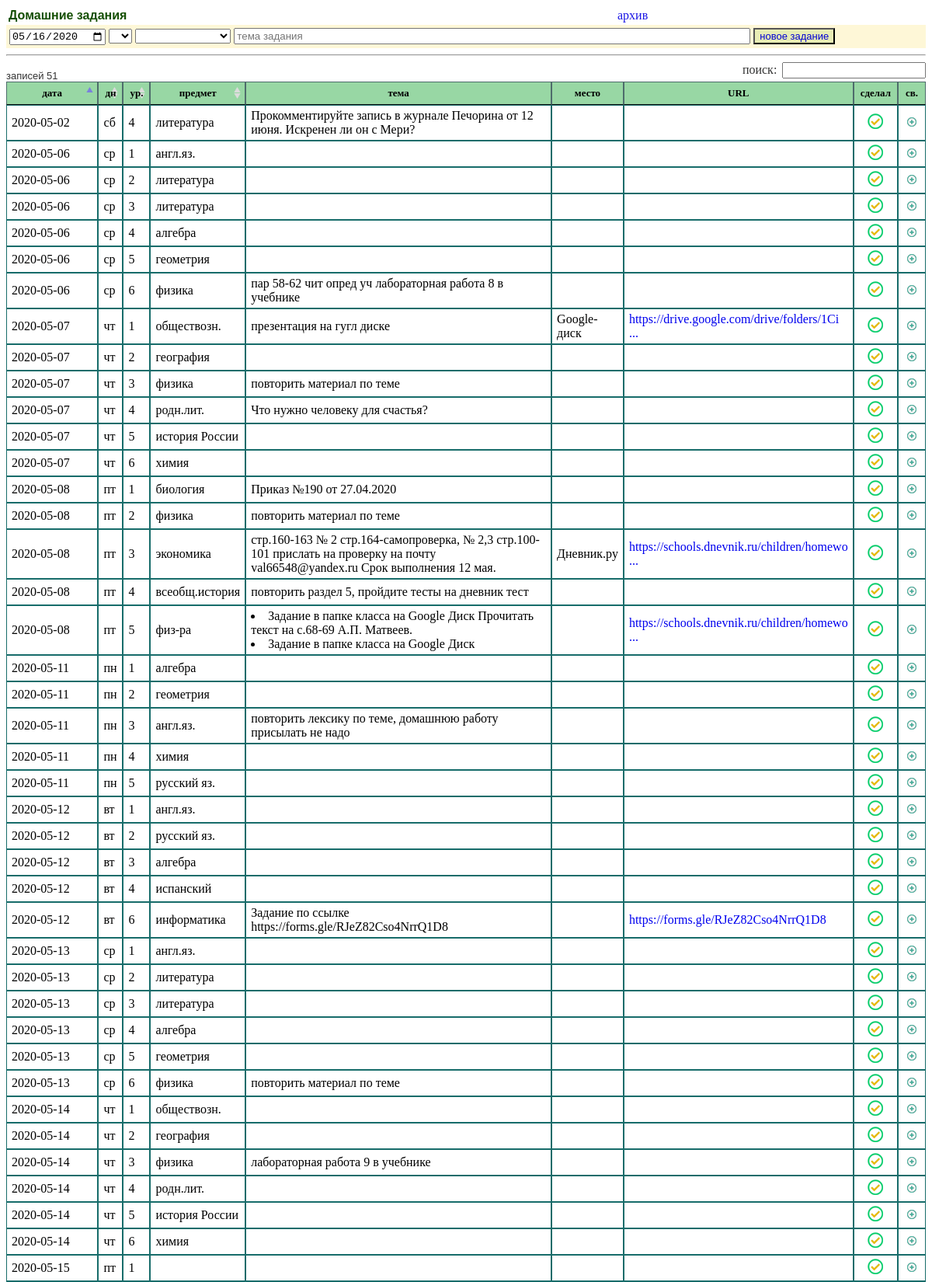
The page / (upper part) on the database its author committed.
### tables this page shows
CREATE TABLE IF NOT EXISTS `dzs` (
  `id` int(11)  PRIMARY KEY AUTO_INCREMENT NOT NULL COMMENT 'индекс',
  `dat` datetime NOT NULL COMMENT 'дата и время сдачи',
  `urok` int(11) DEFAULT NULL COMMENT 'номер урока',
  `predmet` varchar(255) DEFAULT NULL COMMENT 'предмет',
  `subj` text COMMENT 'тема задания',
  `mesto` varchar(255) DEFAULT NULL COMMENT 'место, где размещено',
  `url` varchar(255) DEFAULT NULL COMMENT 'ссылка на ресурс',
  `sdelano` datetime DEFAULT NULL COMMENT 'дата, когда выполнено',
  `wdat` timestamp NULL DEFAULT CURRENT_TIMESTAMP COMMENT 'время создания записи'
) DEFAULT CHARSET=utf8 COMMENT='домашние задания';

### index.php (the view, shortened to what this page needs)
<?php
$dat = getVal("SELECT MAX(DATE_FORMAT(dat, '%Y-%m-%d')) FROM dzs WHERE sdelano IS NULL");
$str = makeNewForm($dat);
echo <<<_EOF
<table width="100%" border="0">
<tr>
<td width="50%" class="showdocnote"><b>Домашние задания</b></td>
<td align="right"><a href="arhiv.php" class="godoc">архив</a></td>
<td width="30%">&nbsp;</td>
</tr>
</table>
$str
<hr>
<table width="100%" class="spis" id="myTable">
<thead><tr>
 <th class='spis' width='10%'>дата</th>
 <th class='spis' width='2%'>дн</th>
 <th class='spis' width='2%'>ур.</th>
 <th class='spis' width='8%'>предмет</th>
 <th class='spis'>тема</th>
 <th class='spis' width="7%">место</th>
 <th class="spis" width="23%">URL</th>
 <th class="spis" width="18px">сделал</th>
 <th class="spis" width="18px">св.</th>
</tr></thead>
<tbody class="hightlight">
_EOF;
$sql = "SELECT id,dat,DAYOFWEEK(dat),urok,predmet,subj,mesto,url, TIMESTAMPDIFF(MINUTE, wdat, NOW())
        FROM dzs
        WHERE sdelano IS NULL
        ORDER BY dat,urok,wdat";
$res = queryDb($sql);
$wd =  array("", "вс","пн","вт","ср","чт","пт","сб");
while(list($id,$dat,$w,$urok,$predmet,$subj,$mesto,$url,$elapse) = fetchRow($res)) {
  $isEdt = ($elapse < 30);
  if($isEdt) {
    $cle ='edt';
    $clep='edtp';
    $clem='edtm';
  } else {
    $cle ='';
    $clep='';
    $clem='';
  }
  echo "<tr class='spis'>";
  $sdat = dattimtrim($dat);
  if(!$isEdt) {
    $sdat = $sdat . '<span class="white">' . $urok . '</span>';
  }
  $dd = $wd[$w];
  echo "<td class='$cle spis' id='D$id'>$sdat</td>";
  echo "<td class='spis'>$dd</td>";
  echo "<td class='$cle spis' id='N$id'>$urok</td>";
  echo "<td class='$clep spis' id='P$id'>$predmet</td>\n";
  echo "<td class='$cle spis' id='S$id'>$subj</td>\n";
  echo "<td class='$clem spis' id='M$id'>$mesto</td>";
  $goto = '';
  if(!empty($url)) {
    if(!$isEdt) {
      $surl = substr($url,0,42) . (strlen($url) > 42? ' ...': '');
      $url="<a href='$url' target='_blank' class='nounderline'>$surl</a>";
    } else {
      $goto = "<a href='$url' target='_blank' class='nounderline'>|&gt;</a>";
    }
  }
  echo "<td class='$cle spis' id='U$id'>$url</td>";
  $sdelal = "<a href='dzsave.php?sdelalId=$id' onclick='return confirm(\"Сделал задание?\")' title='сделал задание'><img src='img/sdel.png' alt='сделал'></a>";
  echo "<td class='spis' align='center'>$goto $sdelal</td>";
  if($isEdt) {
    $delog = "<a href='dzsave.php?delRec=$id' onclick='return confirm(\"Удалить задание?\")' title='удалить'><img src='img/doc_del.png' alt='удалить'></a>";
  } else {
    $delog = "<a href='dzsave.php?updWdat=$id' onclick='return confirm(\"Оживить задание?\")' title='оживить'><img src='img/doc_plus.png' alt='оживить'></a>";
  }
  echo "<td class='spis' align='center'>$delog</td>";
  echo "</tr>\n";
}
echo '</tbody></table>';
function makeNewForm($dat)
{
  $spredmet = "<select size=1 name='f_predmet' title='предмет'>";
  $rst = queryDb("SELECT nam FROM predmets ORDER BY nam");
  while(list($fnam)=fetchRow($rst)) {
    $spredmet .= "<option value='$fnam'>$fnam</option>";
  }
  $spredmet .= "</select>";
  $surok = <<<_EOF
  <select size=1 name='f_urok' title='урок'>
  <option value=''> </option>
  <option value='1'>1</option>
  <option value='2'>2</option>
  <option value='3'>3</option>
  <option value='4'>4</option>
  <option value='5'>5</option>
  <option value='6'>6</option>
  <</select>
_EOF;
  $frm = <<<_EOF
<div class="inputnew">
  <form action="dzsave.php" method="post">
  <input type="hidden" name="newrecord" value="1">
  <input type="date" name="f_dat" value="$dat">
  $surok
  $spredmet
  <input type="text" name="f_subj" size="80" placeholder="тема задания">
  <input type="submit" value="новое задание" class="info">
  </form>
</div>
_EOF;
  return $frm;
}

### css/style.css (style rules this page uses)
table.spis { border-collapse: collapse; }
th.spis { border:1px solid #4e6c6b; padding: 4px; background-color: #98d7a4; font-size: small; }
tr.spis { border:1px solid #176c6a; padding: 4px; }
td.spis { border:1px solid #176c6a; padding: 4px; }
.info { font-family: "Calibri", sans-serif; font-size: small; color: #0000d3; background-color: #e8edb5; }
.nounderline { text-decoration: none; }
.showdocnote { font-family: Calibri, sans-serif; font-size: medium; color: #144f03; }
.inputnew { background: #fef7d7; padding: 4px; }
a.godoc { text-decoration: none; color: #1a15e5; }

### rows shown on the page
dzs: dat "2020-05-02", dd "сб", urok "4", predmet "литература", subj "Прокомментируйте запись в журнале Печорина от 12 июня. Искренен ли он с Мери?"
dzs: dat "2020-05-06", dd "ср", urok "1", predmet "англ.яз."
dzs: dat "2020-05-06", dd "ср", urok "2", predmet "литература"
dzs: dat "2020-05-06", dd "ср", urok "3", predmet "литература"
dzs: dat "2020-05-06", dd "ср", urok "4", predmet "алгебра"
dzs: dat "2020-05-06", dd "ср", urok "5", predmet "геометрия"
dzs: dat "2020-05-06", dd "ср", urok "6", predmet "физика", subj "пар 58-62 чит опред уч лабораторная работа 8 в учебнике"
dzs: dat "2020-05-07", dd "чт", urok "1", predmet "обществозн.", subj "презентация на гугл диске", mesto "Google-диск", url "https://drive.google.com/drive/folders/1Ci ..."
dzs: dat "2020-05-07", dd "чт", urok "2", predmet "география"
dzs: dat "2020-05-07", dd "чт", urok "3", predmet "физика", subj "повторить материал по теме"
dzs: dat "2020-05-07", dd "чт", urok "4", predmet "родн.лит.", subj "Что нужно человеку для счастья?"
dzs: dat "2020-05-07", dd "чт", urok "5", predmet "история России"
dzs: dat "2020-05-07", dd "чт", urok "6", predmet "химия"
dzs: dat "2020-05-08", dd "пт", urok "1", predmet "биология", subj "Приказ №190 от 27.04.2020"
dzs: dat "2020-05-08", dd "пт", urok "2", predmet "физика", subj "повторить материал по теме"
dzs: dat "2020-05-08", dd "пт", urok "3", predmet "экономика", subj "стр.160-163 № 2 стр.164-самопроверка, № 2,3 стр.100-101 прислать на проверку на почту val66548@yandex.ru Срок выполнения 12 мая.", mesto "Дневник.ру", url "https://schools.dnevnik.ru/children/homewo ..."
dzs: dat "2020-05-08", dd "пт", urok "4", predmet "всеобщ.история", subj "повторить раздел 5, пройдите тесты на дневник тест"
dzs: dat "2020-05-08", dd "пт", urok "5", predmet "физ-ра", subj "Задание в папке класса на Google Диск Прочитать текст на с.68-69 А.П. Матвеев. Задание в папке класса на Google Диск", url "https://schools.dnevnik.ru/children/homewo ..."
dzs: dat "2020-05-11", dd "пн", urok "1", predmet "алгебра"
dzs: dat "2020-05-11", dd "пн", urok "2", predmet "геометрия"
dzs: dat "2020-05-11", dd "пн", urok "3", predmet "англ.яз.", subj "повторить лексику по теме, домашнюю работу присылать не надо"
dzs: dat "2020-05-11", dd "пн", urok "4", predmet "химия"
dzs: dat "2020-05-11", dd "пн", urok "5", predmet "русский яз."
dzs: dat "2020-05-12", dd "вт", urok "1", predmet "англ.яз."
dzs: dat "2020-05-12", dd "вт", urok "2", predmet "русский яз."
dzs: dat "2020-05-12", dd "вт", urok "3", predmet "алгебра"
dzs: dat "2020-05-12", dd "вт", urok "4", predmet "испанский"
dzs: dat "2020-05-12", dd "вт", urok "6", predmet "информатика", subj "Задание по ссылке https://forms.gle/RJeZ82Cso4NrrQ1D8", url "https://forms.gle/RJeZ82Cso4NrrQ1D8"
dzs: dat "2020-05-13", dd "ср", urok "1", predmet "англ.яз."
dzs: dat "2020-05-13", dd "ср", urok "2", predmet "литература"
dzs: dat "2020-05-13", dd "ср", urok "3", predmet "литература"
dzs: dat "2020-05-13", dd "ср", urok "4", predmet "алгебра"
dzs: dat "2020-05-13", dd "ср", urok "5", predmet "геометрия"
dzs: dat "2020-05-13", dd "ср", urok "6", predmet "физика", subj "повторить материал по теме"
dzs: dat "2020-05-14", dd "чт", urok "1", predmet "обществозн."
dzs: dat "2020-05-14", dd "чт", urok "2", predmet "география"
dzs: dat "2020-05-14", dd "чт", urok "3", predmet "физика", subj "лабораторная работа 9 в учебнике"
dzs: dat "2020-05-14", dd "чт", urok "4", predmet "родн.лит."
dzs: dat "2020-05-14", dd "чт", urok "5", predmet "история России"
dzs: dat "2020-05-14", dd "чт", urok "6", predmet "химия"
dzs: dat "2020-05-15", dd "пт", urok "1"
